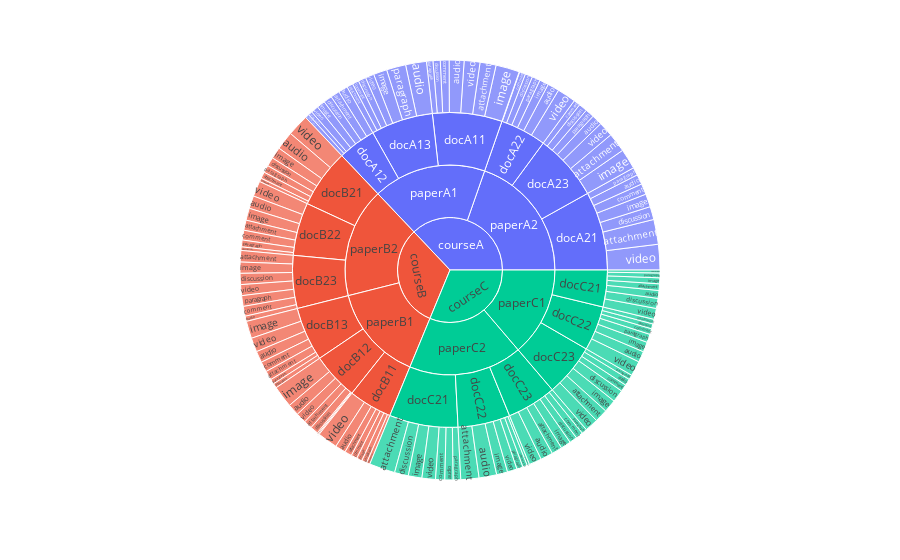

This figure's notebook cell:
### Code cell
file_usage_in_mb = pd.DataFrame.copy(file_usage_df, deep=True)
file_usage_in_mb['file_usage_in_mb'] = round(file_usage_in_mb['total_file_usage_in_kb']/1000, 2)
file_usage_in_mb.drop(columns=['total_file_usage_in_kb'], inplace=True)

#the quick_sunburst() function works as long as the columns are in the right order
#something like: 1st layer > 2nd layer > ... > values_columns
#for the chart in question: course > paper > doc > type > size
file_usage_in_mb_fig = chart_helper.quick_sunburst(file_usage_in_mb)

file_usage_in_mb_fig.show()

file_usage_in_mb_fig.write_html('file_usage_in_mb.html', auto_open=True)

### Figure 1 — Plotly figure (JSON) as saved in the notebook; plotly's stock layout.template omitted (floating-point values rounded to 4 significant figures; data arrays with more than 128 entries replaced by an {"elided": "..."} marker saying what was removed)
{"data": [{"branchvalues": "total", "domain": {"x": [0, 1], "y": [0, 1]}, "hovertemplate": "labels=%{label}<br>file_usage_in_mb=%{value}<br>parent=%{parent}<br>id=%{id}<extra></extra>", "ids": {"elided": "153 str values"}, "labels": {"elided": "153 str values"}, "name": "", "parents": {"elided": "153 str values"}, "type": "sunburst", "values": {"elided": "153 float values"}}], "layout": {"legend": {"tracegroupgap": 0}, "margin": {"t": 60}}}
